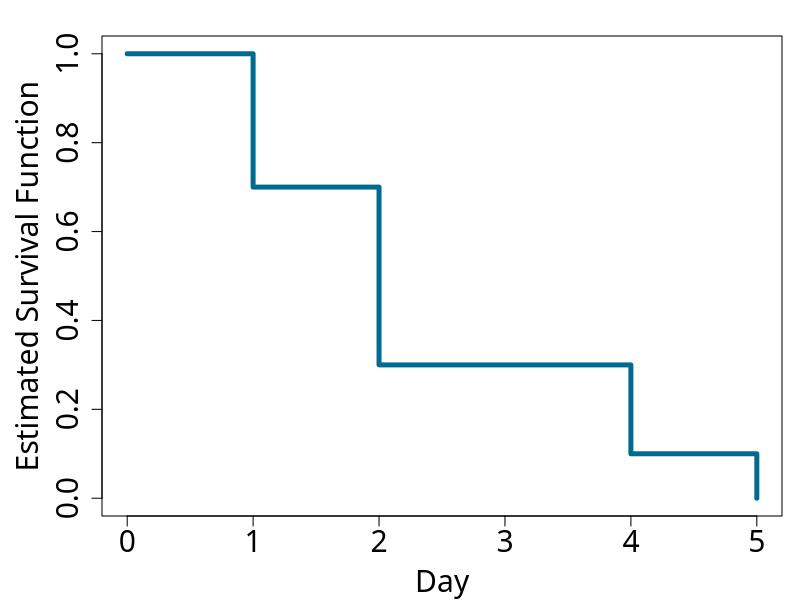
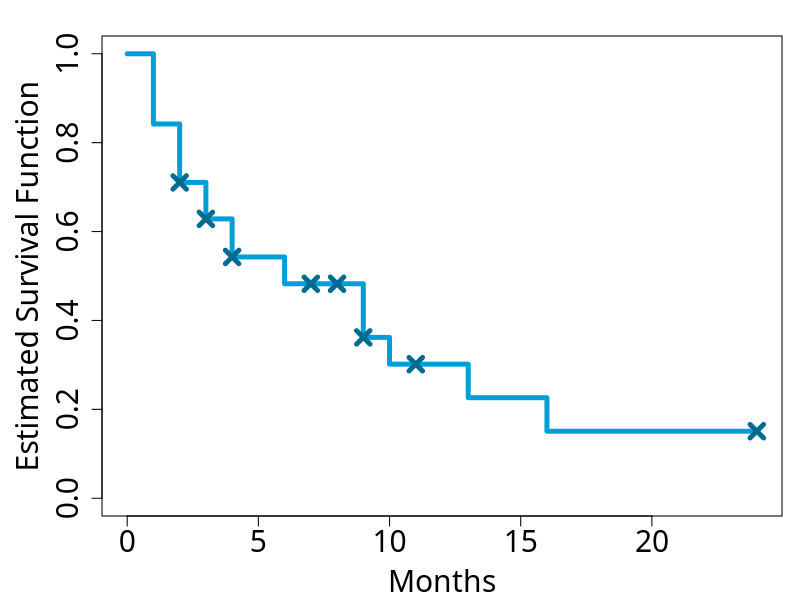
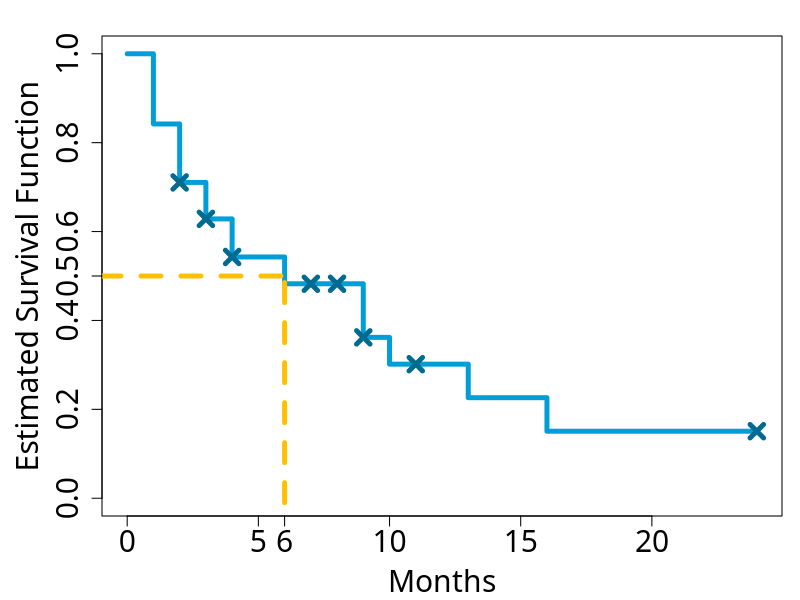

These figures' R source, in order:
## ---- chunk 1
#| code-fold: true
#| code-summary: "Plotting the Estimated Survival Function in R"
#| label: estimated-light-bulb-survival-function
days <- 0:5 # creating a vector of time markers
survival_function <- c(1, 7/10, 3/10, 3/10, 1/10, 0) # creating a vector of estimated probabilities
par(mar=c(bottom=4.2, left=5.1, top=1.8, right=0.9), family="Roboto Slab") # setting the plot options
plot(days, survival_function, type="s", xlab="Day", ylab="Estimated Survival Function", col="#006a90", lwd=4.8, cex.lab=1.8, cex.axis=1.8)
## ---- chunk 2
#| code-fold: true
#| code-summary: "Inputting the Results of the Study into a Data Frame in R"
#| label: inputting-data
women <- 1:38 # creating identifiers for each woman in the study
event_times <- c(1, 1, 11, 7, 3, 4, 9, 4, 24, 6, 9, 2, 6, 16, 9, 2, 2, 3, 1, 8, 8, 4, 4, 1, 7, 9, 2, 9, 24, 
                 1, 1, 9, 13, 10, 3, 2, 3, 2) # inputting the number of months after their surgical intervention at which they conceived or were censored
conception_or_censoring <- c('Conceived', 'Conceived', 'Censored', 'Censored', 'Conceived', 'Conceived', 'Censored', 'Conceived', 'Censored', 'Conceived', 'Censored',
                             'Conceived', 'Conceived', 'Conceived', 'Conceived', 'Censored', 'Conceived', 'Conceived', 'Conceived', 'Censored', 'Censored', 'Conceived',
                             'Censored', 'Conceived', 'Censored', 'Conceived', 'Conceived', 'Conceived', 'Censored', 'Conceived', 'Conceived', 'Censored', 'Conceived',
                             'Conceived', 'Conceived', 'Conceived', 'Censored', 'Conceived') # inputting which event occurred for each woman
conception_study <- data.frame(subject=women, months=event_times, event=conception_or_censoring)
## ---- chunk 3
#| code-fold: true
#| code-summary: "Restructuring the Data in R"
#| label: summarising-data
months_from_intervention <- sort(unique(conception_study$months)) # getting the different numbers of months after surgical intervention it took for conception or censoring to occur
months_from_intervention <- c(0, months_from_intervention) # adding month zero for the start of the study
num_times <- length(months_from_intervention) # finding the number of unique event times 
censored <- rep(NA, times=num_times) 
conceived <- rep(NA, times=num_times)
for (i in 1:num_times) { # counting the number of conceptions and censorings at each event time
  month_i <- months_from_intervention[i]
  censored[i] <- nrow(conception_study[conception_study$months == month_i & conception_study$event == 'Censored', ])
  conceived[i] <- nrow(conception_study[conception_study$months == month_i & conception_study$event == 'Conceived', ])
}
conception_data_summary <- data.frame(months=months_from_intervention, censored=censored, conceived=conceived)
## ---- chunk 4
#| code-fold: true
#| code-summary: "Finding the Number of Remaining Study Members at Each Time Stage in R"
#| label: remaining-women
num_remaining <- rep(NA, times=num_times) # initialising a vector to store the number of remaining study members at each event time
num_remaining[1] <- 38 # at month zero, all women are still being followed up 
for (i in 2:num_times) { # finding the number of women still being followed up at each event time from the previous number, 
                         # and the number who conceived or were censored at the previous event time
  num_remaining[i] <- num_remaining[i-1] - censored[i-1] - conceived[i-1]
}
conception_data_summary$remaining <- num_remaining # adding a column to the data frame
## ---- chunk 5
#| code-fold: true
#| code-summary: "Estimating the Conditional Probabilities for Each Time Stage in R"
#| label: conditional-probabilities
conception_survival_analysis <- subset(conception_data_summary, select=-censored) # creating a new data frame without the censoring column
conditional_probabilities <- rep(NA, times=num_times) # # initialising a vector to store the estimated conditional probabilities
for (i in 1:num_times) { # finding an estimate for the conditional probability at each event time
  conditional_probabilities[i] <- (num_remaining[i]-conceived[i])/num_remaining[i]
}
conception_survival_analysis$conditionals <- conditional_probabilities
## ---- chunk 6
#| code-fold: true
#| code-summary: "Estimating the Survival Function in R"
#| label: survival-function
survival_function <- cumprod(conditional_probabilities) # finding the cumulative product of the estimated conditional probabilities
conception_survival_analysis$survival <- survival_function
## ---- chunk 7
#| code-fold: true
#| code-summary: "Plotting the Estimated Survival Function in R"
#| label: survival-function-plot
par(mar=c(bottom=4.2, left=5.1, top=1.8, right=0.9), family="Roboto Slab") # setting the plot options
plot(conception_survival_analysis$months, conception_survival_analysis$survival, type="s", ylim=c(0,1), xlab="Months", ylab="Estimated Survival Function", col="#009ed8", lwd=4.8, cex.lab=1.8, cex.axis=1.8)
censoring_months <- sort(unique(conception_study[which((conception_study$event == 'Censored')),]$months))  # finding the months in which censoring occurred
surv_fuc_eval_at_censoring <- conception_survival_analysis[conception_survival_analysis$months %in% censoring_months,]$survival # evaluating the estimated survival function 
                                                                                                                                # at those points
points(censoring_months, surv_fuc_eval_at_censoring, pch=4, cex=1.8, col="#006a90", lwd=4.8)
## ---- chunk 8
#| code-fold: true
#| code-summary: "Finding the Median Time to Conception in R"
#| label: median-time-to-conception
median_month <- conception_survival_analysis$months[which(conception_survival_analysis$survival <= 0.5)[1]] # finding the first month at which the estimated survival function drops to equal or below 0.5
par(mar=c(bottom=4.2, left=5.1, top=1.8, right=0.9), family="Roboto Slab") # setting the plot options
plot(conception_survival_analysis$months, conception_survival_analysis$survival, type="s", ylim=c(0,1), xlab="Months", ylab="Estimated Survival Function", col="#009ed8", lwd=4.8, cex.lab=1.8, cex.axis=1.8)
points(censoring_months, surv_fuc_eval_at_censoring, pch=4, cex=1.8, col="#006a90", lwd=4.8)
segments(-1, 0.5, median_month, 0.5, col="#ffc000", lwd=4.8, lty=2) # plotting the line across from the y-axis to the survival curve
axis(1, at=median_month, cex.lab=1.8, cex.axis=1.8) # marking 0.5 on the y-axis
segments(median_month, -1, median_month, 0.5, col="#ffc000", lwd=4.8, lty=2) # plotting the line down from the survival curve to the x-axis
axis(2, at=0.5, cex.lab=1.8, cex.axis=1.8) # marking the median on the x-axis
